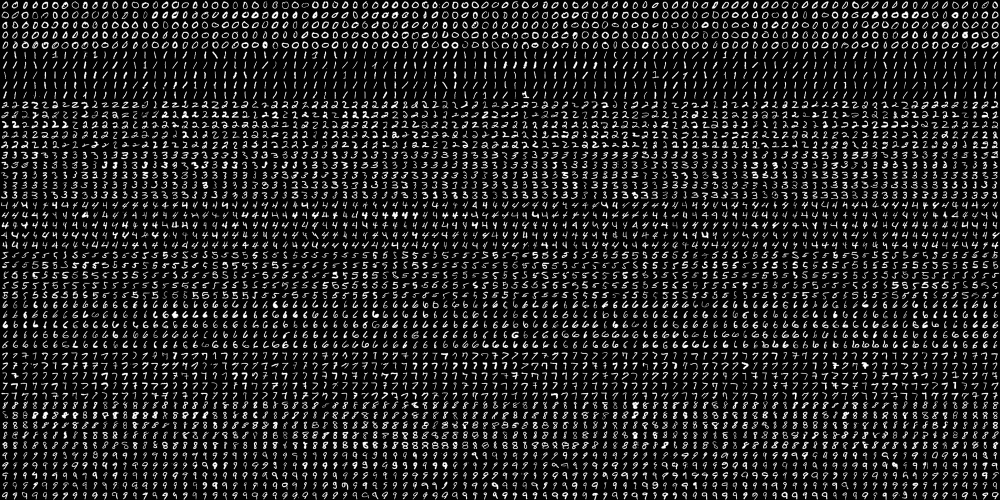
#> input picture dataset/digits.png, 2000 x 1000 px, found by its file name (shown at 1/2 size)
$ jupyter execute --allow-errors digitrecognition.ipynb   (shell and % lines are left out)
#> lines starting #> are read from the running program, lines starting #| are printed output that depends on the picture; long printed decimals are rounded
<a href="https://colab.research.google.com/github/FadlyHaikal/DigitRecognition/blob/main/digitrecognition.ipynb" target="_parent"></a>

[cell 1]
import numpy as np
import cv2
import matplotlib.pyplot as plt
import os
from sklearn.model_selection import train_test_split
from sklearn.ensemble import RandomForestClassifier
from sklearn import model_selection, svm, preprocessing
from sklearn.metrics import accuracy_score,confusion_matrix
from tensorflow import keras
from sklearn.neighbors import KNeighborsClassifier
import joblib

[cell 2]
from google.colab import drive
drive.mount('/content/drive')

[cell 3]
def get_path_list(root_path):
    # compute list directories in root path
    root = os.listdir(root_path)
    # initilize array to store folder path in root directory
    folder_path_list = []

    # looping through root directory
    for index, folder_path in enumerate(root):
        # append folder path
        folder_path_list.append(folder_path)

    return folder_path_list

[cell 4]
def get_class_id(root_path, train_names):
    # initilize array to store image and class id
    image_list = []
    image_check_list = []
    image_class_list = []

    # looping through list of folder or train names path
    for image_class, folder_path in enumerate(train_names):
        full_folder_path = f'{root_path}/{folder_path}'
        # compute list image path
        folder = os.listdir(full_folder_path)
        # looping through list of image in folder
        for index, image_path in enumerate(folder):
            full_image_path =  f'{full_folder_path}/{image_path}'
            # load the image
            image = cv2.imread(full_image_path)
            image = cv2.cvtColor(image, cv2.COLOR_BGR2GRAY)
            image = cv2.GaussianBlur(image, (5,5), 0)
            image = cv2.resize(image, (100,100))
            image_check_list.append(image)

            # append image list with the image
            image_list.append(image.flatten())
            # append image class list with class of the image
            image_class_list.append(image_class)

    image_list = np.array(image_list).astype(np.float32)
    image_class_list = np.array(image_class_list).astype(np.float32)

    return image_list, image_class_list, image_check_list

[cell 5]
# Loading the digits data
data = cv2.imread('./drive/MyDrive/DigitRecognition_Dataset/digits.png')
#> data is the input picture: shape (1000, 2000, 3); min 0, max 255, mean 33.8
gray = cv2.cvtColor(data, cv2.COLOR_BGR2GRAY)

# Resizing each digit from 20x20 to 10x10
resized = cv2.pyrDown(gray)
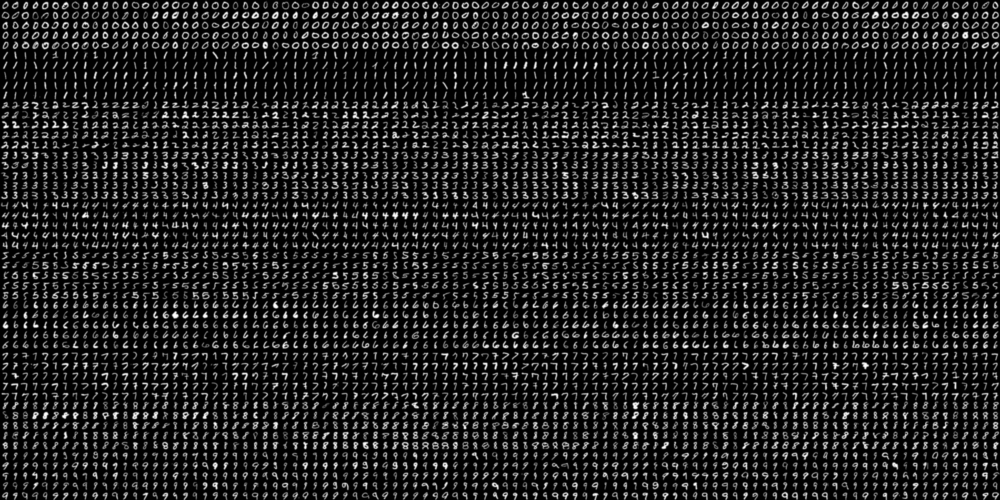
#> resized: shape (500, 1000); min 0, max 253, mean 33.8

# Splitting image original image into 5000 different arrays of size 20x20
# Resulting array: 50 * 100 * 20 * 20
arr = [np.hsplit(i, 100) for i in np.vsplit(gray, 50)]
#> arr = 50 items
arr = np.array(arr)

# Spliting into training and test set
# Total: 5000, Train: 3500 images, Test: 1500
X_train_mnist = arr[:, :70].reshape(-1, 400).astype(np.float32)
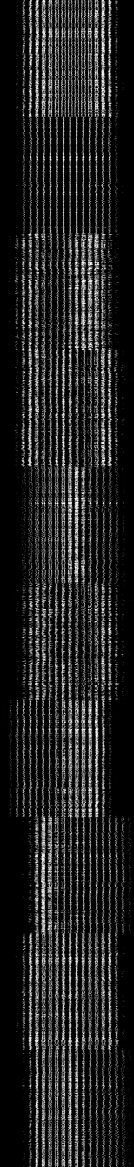
#> X_train_mnist: shape (3500, 400) float32 (shown at 1/3 size); min 0, max 255, mean 33.8
X_test_mnist = arr[:, 70:100].reshape(-1, 400).astype(np.float32)
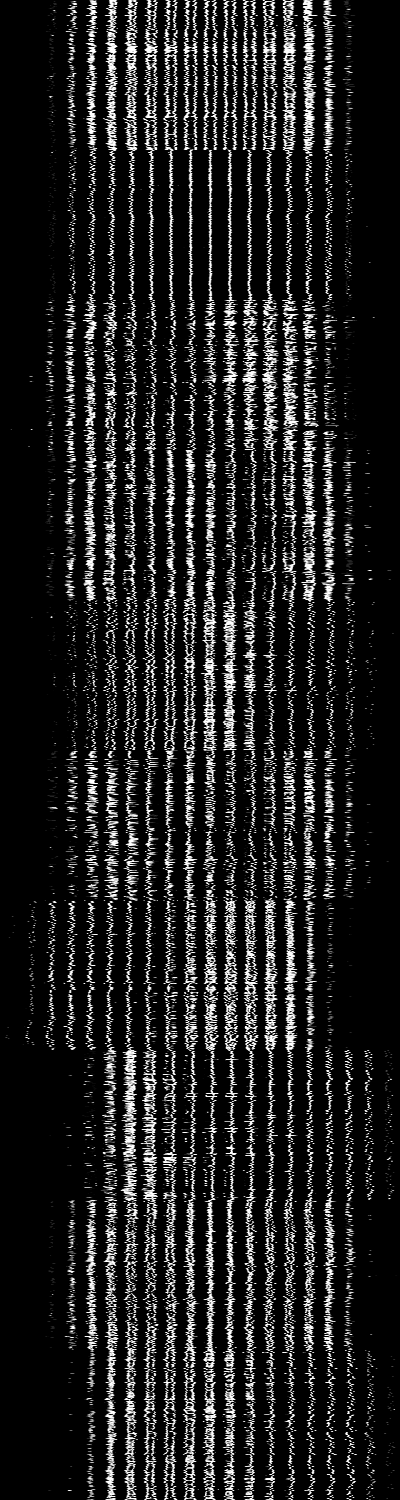
#> X_test_mnist: shape (1500, 400) float32; min 0, max 255, mean 33.8

## Targets for each image
y = [0,1,2,3,4,5,6,7,8,9]

y_train_mnist = np.repeat(y, 350)[:, np.newaxis]
y_test_mnist = np.repeat(y, 150)[:, np.newaxis]

[cell 6]
train_root_path = './drive/MyDrive/DigitRecognition_Dataset/Train'
train_names = get_path_list(train_root_path)
train_image_list, image_classes_list, image_check_list = get_class_id(train_root_path, train_names)
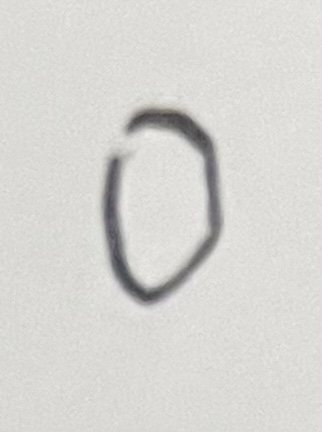
#> input picture dataset/train/0/0-1.jpg, 322 x 432 px, found by its file name
#> in get_class_id, image is the input picture: shape (432, 322, 3); mean B, G, R 210.3, 214, 215
#> in get_class_id, `image = cv2.resize(image, (100,100))`:
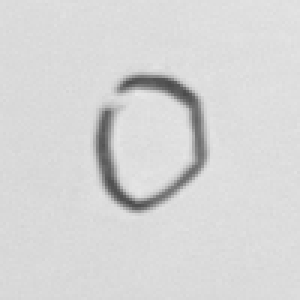
#> image: shape (100, 100) (shown 3 times larger); min 75, max 233, mean 213.9

(X_train, X_test, y_train, y_test) = train_test_split(train_image_list, image_classes_list, test_size=0.25, random_state=42)

---OpenCV KNN---

[cell 7]
# Using K-NN(k- nearest neighbors) as the ML algorithm
classifier_knn = cv2.ml.KNearest_create()
classifier_knn.train(X_train_mnist, cv2.ml.ROW_SAMPLE, y_train_mnist)
response, result, neighbours, distance = classifier_knn.findNearest(X_test_mnist, k=3)
#> response = 0; result = 1500 values, max 9 at index 546, min 0 at index 0, mean 4.46; neighbours = 1500 rows, first 8: [0, 0, 0], [0, 0, 0], [0, 0, 0], [0, 0, 0], [0, 0, 0], [0, 0, 0], [0, 0, 0], [0, 0, 0]; distance = 1500 rows, first 8: [771799, 787246, 821341], [916008, 1053323, 1083589], [452262, 472470, 523199], [699510, 717288, 728714], [506154, 571763, 631203], [630256, 699302, 711550], [688307, 697413, 722577], [629131, 681500, 744434]

# Testing and calculating the accuracy of knn classifier
correct = result == y_test_mnist
correct = np.count_nonzero(correct)
#> correct = 1402
accuracy = correct * (100.0/result.size)
#> accuracy = 93.47
print ("MNIST Dataset : ", accuracy)
#| MNIST Dataset :  93.467

[cell 8]
# Using K-NN(k- nearest neighbors) as the ML algorithm
model_cv_knn = cv2.ml.KNearest_create()
model_cv_knn.train(X_train, cv2.ml.ROW_SAMPLE, y_train)
response, result, neighbours, distance = model_cv_knn.findNearest(X_test, k=3)

# Testing and calculating the accuracy of knn classifier
res_flatten = result.flatten()
correct = res_flatten == y_test
correct = np.count_nonzero(correct)
accuracy = correct * (100/res_flatten.size)
print ("Manual Dataset : ", accuracy)

---KNN SKLEARN---

[cell 9]
model_knn_sklearn = KNeighborsClassifier(n_neighbors=5,algorithm='auto',n_jobs=10)
model_knn_sklearn.fit(X_train_mnist,y_train_mnist)
confidence = model_knn_sklearn.score(X_test_mnist,y_test_mnist)
#> confidence = 0.931
y_pred_mnist = model_knn_sklearn.predict(X_test_mnist)
#> y_pred_mnist = 1500 values, max 9 at index 317, min 0 at index 0, mean 4.48
accuracy = accuracy_score(y_test_mnist, y_pred_mnist)
#> accuracy = 0.931
print ("MNIST Dataset : ", accuracy*100)
#| MNIST Dataset :  93.133

[cell 10]
model_knn_sklearn = KNeighborsClassifier(n_neighbors=5,algorithm='auto',n_jobs=10)
model_knn_sklearn.fit(X_train,y_train)
#> (the rest of this cell did not finish here and is left out)

---Random Forest---

[cell 11]
model_rf = RandomForestClassifier(n_estimators=100, n_jobs=10)
model_rf.fit(X_train_mnist,y_train_mnist)
confidence = model_rf.score(X_test_mnist,y_test_mnist)
#> confidence = 0.933
y_pred_mnist = model_rf.predict(X_test_mnist)
#> y_pred_mnist = 1500 values, max 9 at index 487, min 0 at index 0, mean 4.51
accuracy = accuracy_score(y_test_mnist, y_pred_mnist)
#> accuracy = 0.933
print ("MNIST Dataset : ", accuracy*100)
#| MNIST Dataset :  93.333

[cell 12]
model_rf = RandomForestClassifier(n_estimators=100, n_jobs=10)
model_rf.fit(X_train,y_train)
confidence = model_rf.score(X_test,y_test)
y_pred = model_rf.predict(X_test)
accuracy = accuracy_score(y_test, y_pred)
print ("Manual Dataset : ", accuracy*100)

---Tensorflow Keras---

#> (a cell that did not finish here is left out)

#> (a cell that did not finish here is left out)

---SVM--

[cell 15]
model_svm_mnist = svm.SVC(gamma=0.001, kernel='poly')
model_svm_mnist.fit(X_train_mnist,y_train_mnist)
y_pred_mnist = model_svm_mnist.predict(X_test_mnist)
#> y_pred_mnist = 1500 values, max 9 at index 475, min 0 at index 0, mean 4.46
accuracy = accuracy_score(y_test_mnist, y_pred_mnist)
#> accuracy = 0.935
print("MNIST Dataset : ", accuracy*100)
#| MNIST Dataset :  93.533
